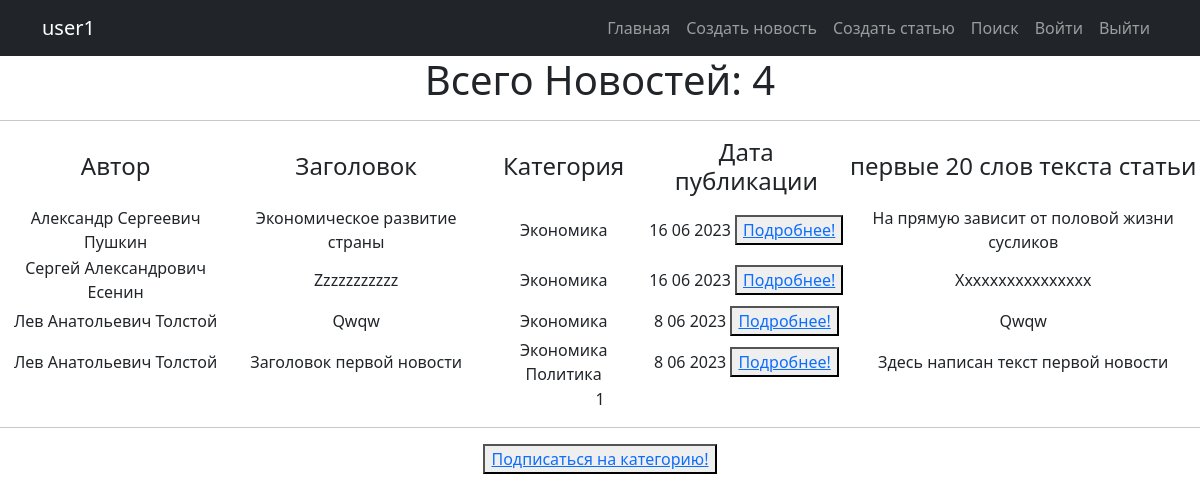
Before: /categories/1/ (signed in) with the older database file.
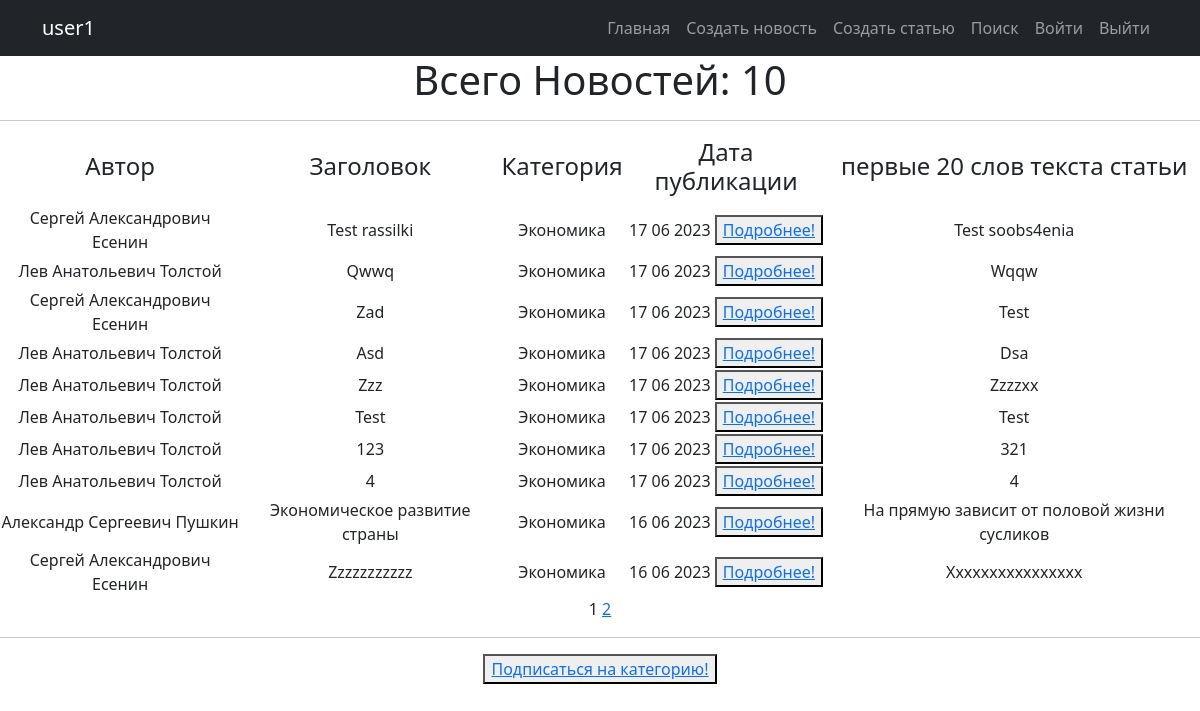
After: the same page with the newer database file.
### news/models.py (models this page shows, shortened)
class Post(models.Model):
    objects = None
    article = 'AR'
    news = 'NE'
    POST = [
        (news, 'Новость'),
        (article, 'Статья')
    ]
    title = models.TextField(max_length=50)
    author = models.ForeignKey(Author, on_delete=models.CASCADE)
    time_in_comment = models.DateTimeField(auto_now_add=True)  #default=django.utils.timezone.now
    choice_title = models.CharField(max_length=2, choices=POST)
    post_text = models.TextField(max_length=500)
    categories = models.ManyToManyField('Category', through='PostCategory')
    rating_post = models.IntegerField(default=0)

class Author(models.Model):
    user_author = models.OneToOneField(User, on_delete=models.CASCADE)
    user_rating = models.IntegerField(default=0)

class Category(models.Model):
    objects = None
    economy = 'EC'
    politician = 'PL'
    worldnews = 'WN'
    hostnews = 'HN'
    sport = 'SP'
    POSITION = [
        (economy, 'Экономика'),
        (politician, 'Политика'),
        (worldnews, 'Мировые новости'),
        (hostnews, 'Местные новости'),
        (sport, 'Спортивные новости')
    ]
    category = models.CharField(max_length=2, choices=POSITION, default='HN', unique=True)
    subscribers = models.ManyToManyField(User, blank=True, related_name='categories')
    def __str__(self):
        return self.get_category_display()

### news/views.py (the view)
# urls.py: path('categories/<int:pk>/', CategoryList.as_view(), name='category_list'),
class CategoryList(LoginRequiredMixin, ListView):
    model = Post, #Category
    template_name = 'news_category.html'
    context_object_name = 'all'
    paginate_by = 10
    def get_queryset(self):
        self.categories = get_object_or_404(Category, id=self.kwargs['pk'])
        queryset = Post.objects.filter(categories=self.categories).order_by('-time_in_comment')
        return queryset
    def get_context_data(self, **kwargs):
        context = super().get_context_data(**kwargs)
        context["is_not_subscriber"] = self.request.user not in self.categories.subscribers.all()
        context['category'] = self.categories
        return context

### news/templatetags/censure.py (called while the page is built)
@register.filter()
def censor(word):
    def multiple_replace(texts, replace_value):
        for i, j in replace_value.items():
            texts = texts.lower().replace(i, j)
        return texts
    replace_values = {'модели': 'м*****',
                      'джигурда': 'д*******',
                      'однако': 'о*****',
                      'директор': 'д*******',
                      'повтор': 'п*****'
                      }
    word = multiple_replace(word, replace_values)
    return word.capitalize()

### news/templatetags/custom_tags.py (called while the page is built)
@register.simple_tag(takes_context=True)
def url_replace(context, **kwargs):
   d = context['request'].GET.copy()
   for k, v in kwargs.items():
       d[k] = v
   return d.urlencode()

### templates/news_category.html (shortened to what this page needs)
{% extends 'flatpages/default.html' %}
{% load custom_tags %}
{% block content %}
{% load censure %}
    <h1>Всего Новостей: {{ all |length }} </h1>
    <hr>
    {% if all %}
        <table >
            <tr>
                <td><h4>Автор</h4></td>
                <td><h4>Заголовок</h4></td>
                <td><h4>Категория</h4></td>
                <td><h4>Дата публикации</h4></td>
                <td><h4>первые 20 слов текста статьи</h4></td>
            </tr>
            {% for news in all %}
            <tr>
                <td>{{ news.author.user_author.first_name }}</td>
                <td>{{ news.title | censor }}</td>
                <td>{%  for category in news.categories.all %}
                        {{category}}
                    {% endfor %}</td>
                <td>{{ news.time_in_comment |date:'j m Y'  }}
                        <button> <a href="/{{news.id}}"> Подробнее!</a> </button>
                </td>
                <td>{{ news.post_text |truncatewords:20 | censor }}</td>
            </tr>
            {% endfor %}
        </table>
    {% else %}
        <h2>Новостей нет!</h2>
    {% endif %}
   {{ page_obj.number }}
   {% if page_obj.has_next %}
       <a href="?{% url_replace page=page_obj.next_page_number %}">{{ page_obj.next_page_number }}</a>
   {% endif %}
<hr>
{% if is_not_subscriber %}
<button>
    <a href="subscribe"> Подписаться на категорию!</a>
 {% endif %}
</button>
{% endblock content %}

Changed rows visible on the page:
no longer on this page (row unchanged): Post: author.user_author.first_name "Лев Анатольевич Толстой", title|censor "Qwqw", time_in_comment "8 06 2023", post_text|censor "Qwqw", Category (category "Экономика")
no longer on this page (row unchanged): Post: author.user_author.first_name "Лев Анатольевич Толстой", title|censor "Заголовок первой новости", time_in_comment "8 06 2023", post_text|censor "Здесь написан текст первой новости", Category (category "Экономика")
no longer on this page (row unchanged): Category: category "Политика", shown under "Лев Анатольевич Толстой"
added Post: author.user_author.first_name "Сергей Александрович Есенин", title|censor "Test rassilki", time_in_comment "17 06 2023", post_text|censor "Test soobs4enia", Category (category "Экономика")
added Post: author.user_author.first_name "Лев Анатольевич Толстой", title|censor "Qwwq", time_in_comment "17 06 2023", post_text|censor "Wqqw", Category (category "Экономика")
added Post: author.user_author.first_name "Сергей Александрович Есенин", title|censor "Zad", time_in_comment "17 06 2023", post_text|censor "Test", Category (category "Экономика")
added Post: author.user_author.first_name "Лев Анатольевич Толстой", title|censor "Asd", time_in_comment "17 06 2023", post_text|censor "Dsa", Category (category "Экономика")
added Post: author.user_author.first_name "Лев Анатольевич Толстой", title|censor "Zzz", time_in_comment "17 06 2023", post_text|censor "Zzzzxx", Category (category "Экономика")
added Post: author.user_author.first_name "Лев Анатольевич Толстой", title|censor "Test", time_in_comment "17 06 2023", post_text|censor "Test", Category (category "Экономика")
added Post: author.user_author.first_name "Лев Анатольевич Толстой", title|censor "123", time_in_comment "17 06 2023", post_text|censor "321", Category (category "Экономика")
added Post: author.user_author.first_name "Лев Анатольевич Толстой", title|censor "4", time_in_comment "17 06 2023", post_text|censor "4", Category (category "Экономика")
Other visible differences:
{{ all |length }}: "4" → "10"
{{ page_obj.next_page_number }}: (not shown) → "2"
